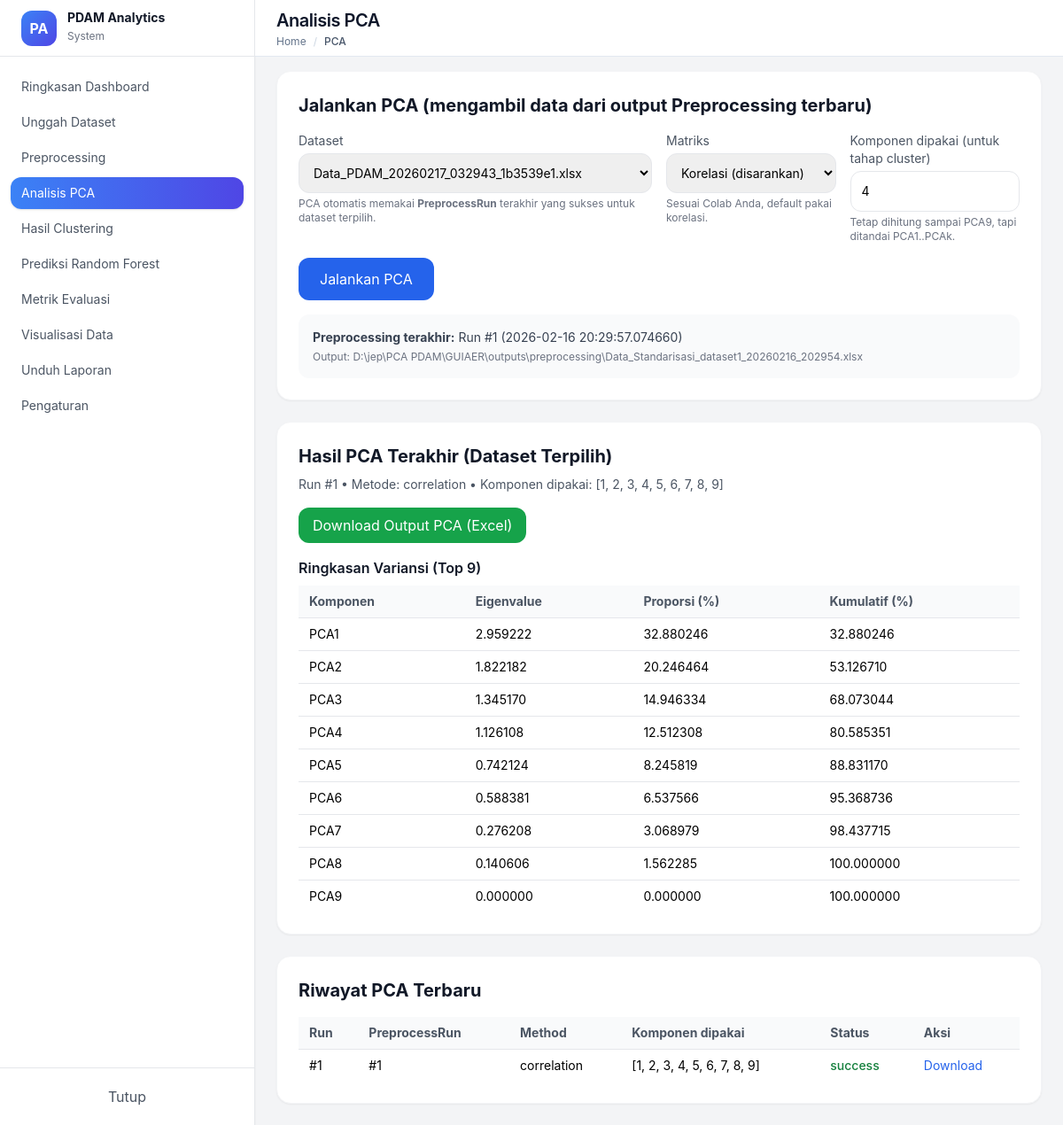
The app's page /pca/?dataset_id=1, older data.
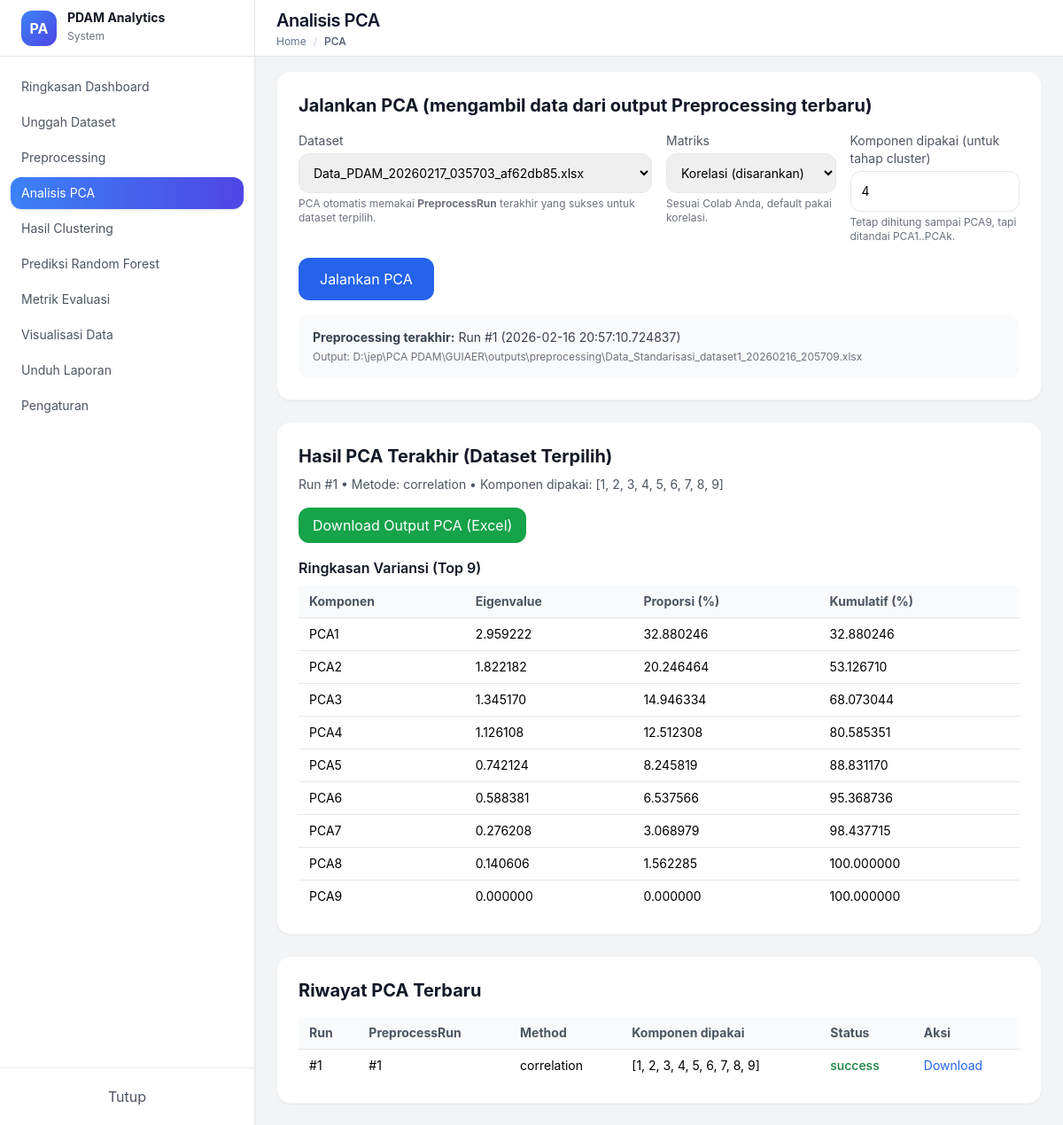
The same page, newer data.
### models/pipeline_models.py (models this page shows)
class PreprocessRun(db.Model):
    __tablename__ = "preprocess_runs"
    id = db.Column(db.Integer, primary_key=True)
    dataset_id = db.Column(db.Integer, db.ForeignKey("datasets.id"), nullable=False, index=True)
    method = db.Column(db.String(50), default="standard_scaler")
    feature_columns = db.Column(db.JSON, nullable=False)        # list kolom yg distandarisasi
    imputation_strategy = db.Column(db.String(50), nullable=True)
    scaler_params = db.Column(db.JSON, nullable=True)           # mean/scale (opsional)
    output_path = db.Column(db.String(500), nullable=True)      # path output excel
    created_at = db.Column(db.DateTime, default=datetime.utcnow)
    status = db.Column(db.String(20), default="success")        # success/failed
    error_message = db.Column(db.Text, nullable=True)
    pca_runs = db.relationship(
        "PCARun", backref="preprocess_run", lazy=True, cascade="all, delete-orphan"
    )

### controllers/pca_controller.py (the view, shortened to what this page needs)
@pca_bp.route("/", methods=["GET", "POST"], strict_slashes=False)
def index():
    datasets = Dataset.query.order_by(Dataset.uploaded_at.desc()).all()
    pca_runs = PCARun.query.order_by(PCARun.created_at.desc()).limit(20).all()
    selected_dataset_id = request.args.get("dataset_id", type=int)
    last_preprocess = None
    last_pca_for_dataset = None
    if selected_dataset_id:
        last_preprocess = (PreprocessRun.query
                           .filter_by(dataset_id=selected_dataset_id, status="success")
                           .order_by(PreprocessRun.created_at.desc())
                           .first())
        if last_preprocess:
            last_pca_for_dataset = (PCARun.query
                                    .filter_by(preprocess_run_id=last_preprocess.id)
                                    .order_by(PCARun.created_at.desc())
                                    .first())
    return render_template(
        "pages/pca.html",
        datasets=datasets,
        pca_runs=pca_runs,
        selected_dataset_id=selected_dataset_id,
        last_preprocess=last_preprocess,
        last_pca_for_dataset=last_pca_for_dataset
    )

### templates/pages/pca.html (shortened to what the changed rows need)
{% extends "layouts.html" %}
{% block content %}
<div class="bg-white rounded-2xl shadow-sm border border-gray-100 p-6 mb-6">
    <h2 class="text-xl font-bold text-gray-900 mb-4">
        Jalankan PCA (mengambil data dari output Preprocessing terbaru)
    </h2>
    <form method="POST" action="{{ url_for('pca.index', dataset_id=selected_dataset_id) }}">
        <div class="grid grid-cols-1 md:grid-cols-4 gap-4">
            <div class="md:col-span-2">
                <label class="block text-sm text-gray-600 mb-1">Dataset</label>
                <select name="dataset_id"
                        class="w-full border rounded-xl p-3 text-sm"
                        required
                        onchange="window.location='{{ url_for('pca.index') }}?dataset_id=' + this.value;">
                    {% for d in datasets %}
                    <option value="{{ d.id }}" {% if selected_dataset_id == d.id %}selected{% endif %}>
                        {{ d.filename }}
                    </option>
                    {% endfor %}
                </select>
                <p class="text-xs text-gray-500 mt-1">
                    PCA otomatis memakai <b>PreprocessRun</b> terakhir yang sukses untuk dataset terpilih.
                </p>
            </div>
        </div>
    </form>
    {% if last_preprocess %}
    <div class="mt-4 p-4 bg-gray-50 rounded-xl text-sm text-gray-700">
        <div><b>Preprocessing terakhir:</b> Run #{{ last_preprocess.id }} ({{ last_preprocess.created_at }})</div>
        <div class="text-xs text-gray-500 mt-1">Output: {{ last_preprocess.output_path }}</div>
    </div>
    {% else %}
    {% if selected_dataset_id %}
    <div class="mt-4 p-4 bg-red-50 rounded-xl text-sm text-red-700">
        Dataset ini belum punya preprocessing sukses. Jalankan preprocessing dulu.
    </div>
    {% endif %}
    {% endif %}
</div>
{% if last_pca_for_dataset and last_pca_for_dataset.status == 'success' %}
<div class="bg-white rounded-2xl shadow-sm border border-gray-100 p-6 mb-6">
    <h2 class="text-xl font-bold text-gray-900 mb-2">Hasil PCA Terakhir (Dataset Terpilih)</h2>
    {% if last_pca_for_dataset.cumulative_variance %}
    <div class="mt-4">
        <div class="overflow-x-auto">
            <table class="w-full text-sm border-collapse">
                <thead>
                    <tr class="bg-gray-50 text-left text-gray-600">
                        <th class="px-3 py-2">Komponen</th>
                        <th class="px-3 py-2">Eigenvalue</th>
                        <th class="px-3 py-2">Proporsi (%)</th>
                        <th class="px-3 py-2">Kumulatif (%)</th>
                    </tr>
                </thead>
            </table>
        </div>
    </div>
    {% endif %}
</div>
{% endif %}
<div class="bg-white rounded-2xl shadow-sm border border-gray-100 p-6">
    <h2 class="text-xl font-bold text-gray-900 mb-4">Riwayat PCA Terbaru</h2>
    <div class="overflow-x-auto">
        <table class="w-full text-sm border-collapse">
            <thead>
                <tr class="bg-gray-50 text-left text-gray-600">
                    <th class="px-3 py-2">Run</th>
                    <th class="px-3 py-2">PreprocessRun</th>
                    <th class="px-3 py-2">Method</th>
                    <th class="px-3 py-2">Komponen dipakai</th>
                    <th class="px-3 py-2">Status</th>
                    <th class="px-3 py-2">Aksi</th>
                </tr>
            </thead>
        </table>
    </div>
</div>
{% endblock %}

Row changes from the older to the newer data that the page shows:
changed PreprocessRun id 1: created_at "2026-02-16 20:29:57.074660" → "2026-02-16 20:57:10.724837"; output_path "D:\\jep\\PCA PDAM\\GUIAER\\outputs\\preprocessing\\Data_Standarisasi_dataset1_20260216_202954.xlsx" → "D:\\jep\\PCA PDAM\\GUIAER\\outputs\\preprocessing\\Data_Standarisasi_dataset1_20260216_205709.xlsx"
Text that changed along with them:
form field dataset_id: "Data_PDAM_20260217_032943_1b3539e1.xlsx" → "Data_PDAM_20260217_035703_af62db85.xlsx"
